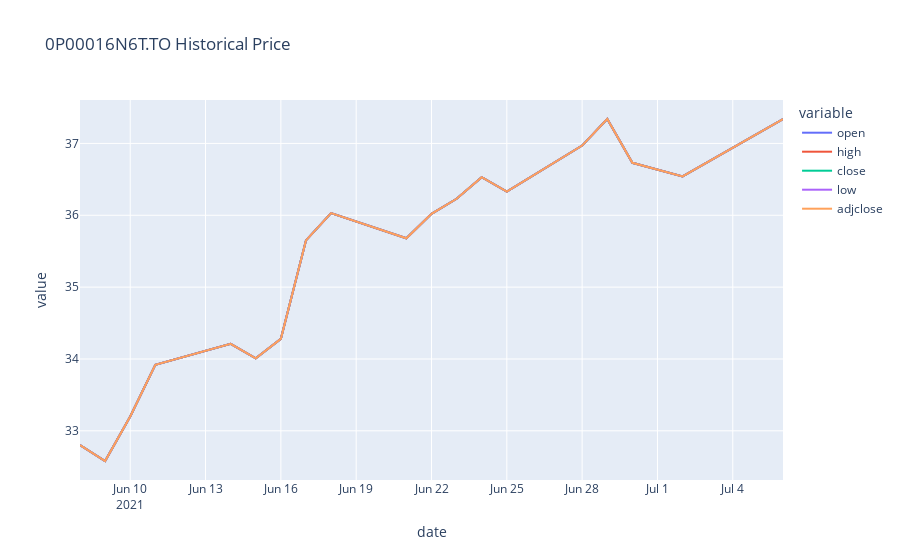
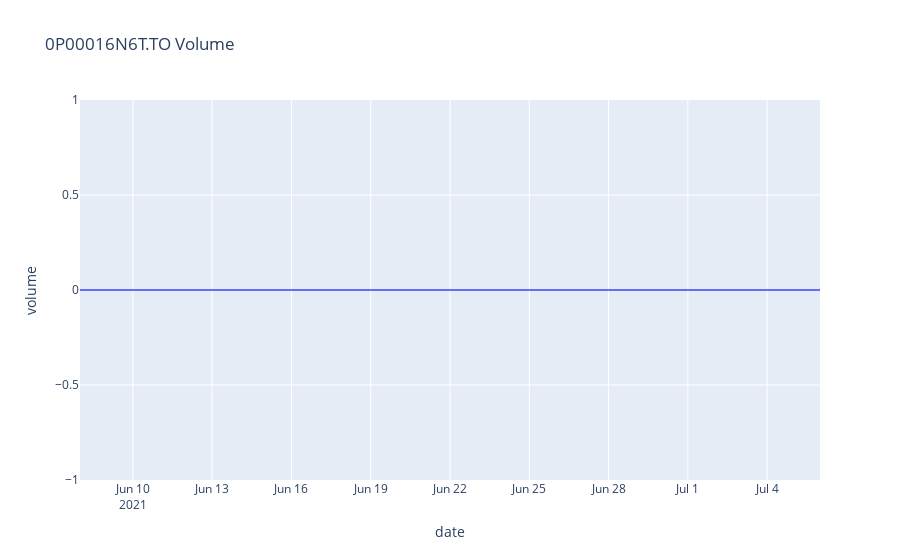

The code cell stored with these charts, in order, in its notebook:
### Code cell
get_etf_holding('0P00016N6T.TO', '1mo')

### Figure 1 — Plotly figure (JSON) as saved in the notebook; plotly's stock layout.template omitted (floating-point values rounded to 4 significant figures)
{"data": [{"hovertemplate": "variable=open<br>date=%{x}<br>value=%{y}<extra></extra>", "legendgroup": "open", "line": {"color": "#636efa", "dash": "solid"}, "mode": "lines", "name": "open", "orientation": "v", "showlegend": true, "type": "scatter", "x": ["2021-06-08", "2021-06-09", "2021-06-10", "2021-06-11", "2021-06-14", "2021-06-15", "2021-06-16", "2021-06-17", "2021-06-18", "2021-06-21", "2021-06-22", "2021-06-23", "2021-06-24", "2021-06-25", "2021-06-28", "2021-06-29", "2021-06-30", "2021-07-02", "2021-07-06"], "xaxis": "x", "y": [32.8, 32.58, 33.2, 33.92, 34.21, 34.01, 34.28, 35.65, 36.03, 35.68, 36.02, 36.23, 36.53, 36.33, 36.97, 37.34, 36.73, 36.54, 37.34], "yaxis": "y"}, {"hovertemplate": "variable=high<br>date=%{x}<br>value=%{y}<extra></extra>", "legendgroup": "high", "line": {"color": "#EF553B", "dash": "solid"}, "mode": "lines", "name": "high", "orientation": "v", "showlegend": true, "type": "scatter", "x": ["2021-06-08", "2021-06-09", "2021-06-10", "2021-06-11", "2021-06-14", "2021-06-15", "2021-06-16", "2021-06-17", "2021-06-18", "2021-06-21", "2021-06-22", "2021-06-23", "2021-06-24", "2021-06-25", "2021-06-28", "2021-06-29", "2021-06-30", "2021-07-02", "2021-07-06"], "xaxis": "x", "y": [32.8, 32.58, 33.2, 33.92, 34.21, 34.01, 34.28, 35.65, 36.03, 35.68, 36.02, 36.23, 36.53, 36.33, 36.97, 37.34, 36.73, 36.54, 37.34], "yaxis": "y"}, {"hovertemplate": "variable=close<br>date=%{x}<br>value=%{y}<extra></extra>", "legendgroup": "close", "line": {"color": "#00cc96", "dash": "solid"}, "mode": "lines", "name": "close", "orientation": "v", "showlegend": true, "type": "scatter", "x": ["2021-06-08", "2021-06-09", "2021-06-10", "2021-06-11", "2021-06-14", "2021-06-15", "2021-06-16", "2021-06-17", "2021-06-18", "2021-06-21", "2021-06-22", "2021-06-23", "2021-06-24", "2021-06-25", "2021-06-28", "2021-06-29", "2021-06-30", "2021-07-02", "2021-07-06"], "xaxis": "x", "y": [32.8, 32.58, 33.2, 33.92, 34.21, 34.01, 34.28, 35.65, 36.03, 35.68, 36.02, 36.23, 36.53, 36.33, 36.97, 37.34, 36.73, 36.54, 37.34], "yaxis": "y"}, {"hovertemplate": "variable=low<br>date=%{x}<br>value=%{y}<extra></extra>", "legendgroup": "low", "line": {"color": "#ab63fa", "dash": "solid"}, "mode": "lines", "name": "low", "orientation": "v", "showlegend": true, "type": "scatter", "x": ["2021-06-08", "2021-06-09", "2021-06-10", "2021-06-11", "2021-06-14", "2021-06-15", "2021-06-16", "2021-06-17", "2021-06-18", "2021-06-21", "2021-06-22", "2021-06-23", "2021-06-24", "2021-06-25", "2021-06-28", "2021-06-29", "2021-06-30", "2021-07-02", "2021-07-06"], "xaxis": "x", "y": [32.8, 32.58, 33.2, 33.92, 34.21, 34.01, 34.28, 35.65, 36.03, 35.68, 36.02, 36.23, 36.53, 36.33, 36.97, 37.34, 36.73, 36.54, 37.34], "yaxis": "y"}, {"hovertemplate": "variable=adjclose<br>date=%{x}<br>value=%{y}<extra></extra>", "legendgroup": "adjclose", "line": {"color": "#FFA15A", "dash": "solid"}, "mode": "lines", "name": "adjclose", "orientation": "v", "showlegend": true, "type": "scatter", "x": ["2021-06-08", "2021-06-09", "2021-06-10", "2021-06-11", "2021-06-14", "2021-06-15", "2021-06-16", "2021-06-17", "2021-06-18", "2021-06-21", "2021-06-22", "2021-06-23", "2021-06-24", "2021-06-25", "2021-06-28", "2021-06-29", "2021-06-30", "2021-07-02", "2021-07-06"], "xaxis": "x", "y": [32.8, 32.58, 33.2, 33.92, 34.21, 34.01, 34.28, 35.65, 36.03, 35.68, 36.02, 36.23, 36.53, 36.33, 36.97, 37.34, 36.73, 36.54, 37.34], "yaxis": "y"}], "layout": {"legend": {"title": {"text": "variable"}, "tracegroupgap": 0}, "title": {"text": "0P00016N6T.TO Historical Price"}, "xaxis": {"anchor": "y", "domain": [0, 1], "title": {"text": "date"}}, "yaxis": {"anchor": "x", "domain": [0, 1], "title": {"text": "value"}}}}

### Figure 2 — Plotly figure (JSON) as saved in the notebook; plotly's stock layout.template omitted (floating-point values rounded to 4 significant figures)
{"data": [{"hovertemplate": "date=%{x}<br>volume=%{y}<extra></extra>", "legendgroup": "", "line": {"color": "#636efa", "dash": "solid"}, "mode": "lines", "name": "", "orientation": "v", "showlegend": false, "type": "scatter", "x": ["2021-06-08", "2021-06-09", "2021-06-10", "2021-06-11", "2021-06-14", "2021-06-15", "2021-06-16", "2021-06-17", "2021-06-18", "2021-06-21", "2021-06-22", "2021-06-23", "2021-06-24", "2021-06-25", "2021-06-28", "2021-06-29", "2021-06-30", "2021-07-02", "2021-07-06"], "xaxis": "x", "y": [0, 0, 0, 0, 0, 0, 0, 0, 0, 0, 0, 0, 0, 0, 0, 0, 0, 0, 0], "yaxis": "y"}], "layout": {"legend": {"tracegroupgap": 0}, "title": {"text": "0P00016N6T.TO Volume"}, "xaxis": {"anchor": "y", "domain": [0, 1], "title": {"text": "date"}}, "yaxis": {"anchor": "x", "domain": [0, 1], "title": {"text": "volume"}}}}
